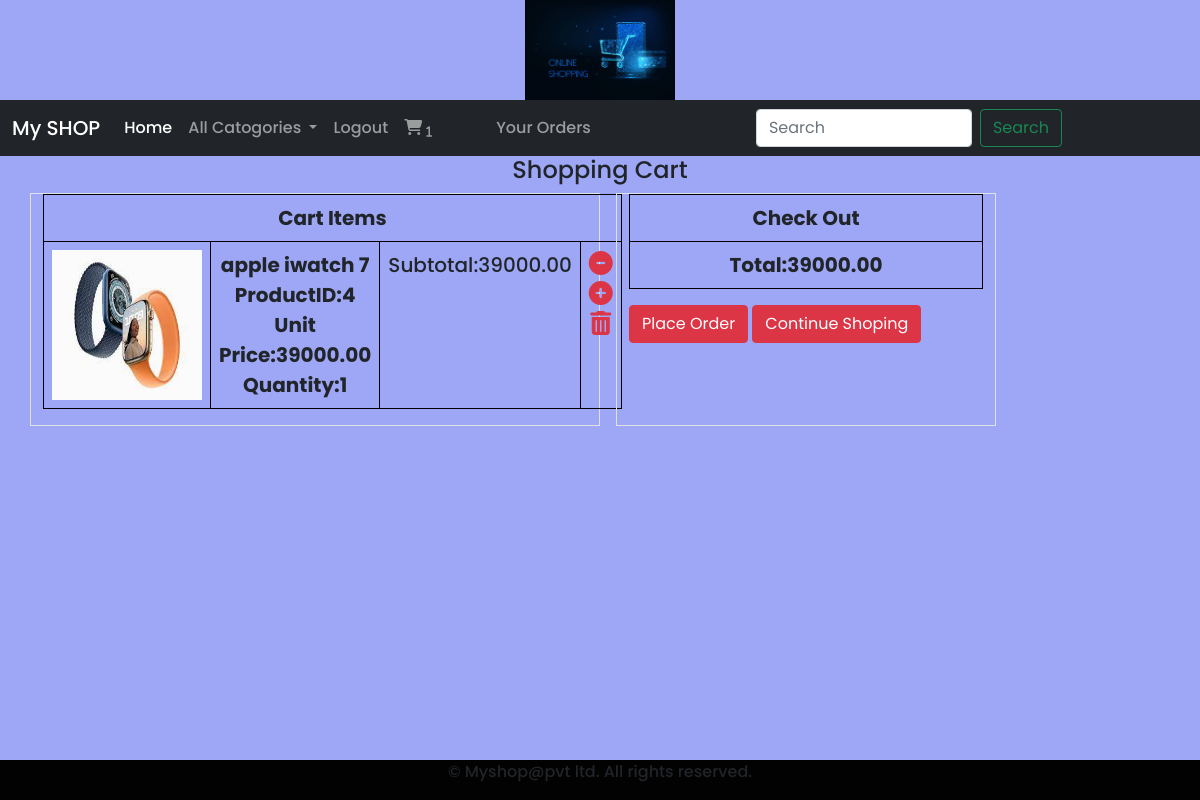
/cart/cartview (signed in), run on the app's committed database.
### cart/models.py (models this page shows, shortened)
class Cart(models.Model):
    product=models.ForeignKey(Product,on_delete=models.CASCADE)
    quantity=models.IntegerField()
    user=models.ForeignKey(User,on_delete=models.CASCADE)
    date_added=models.DateTimeField(auto_now_add=True)
    def subtotal(self):
        return self.quantity*self.product.price

### shop/models.py (models this page shows, shortened)
class Product(models.Model):
    name=models.CharField(max_length=20)
    desc=models.TextField()
    image=models.ImageField(upload_to="images/product",null=True,blank=True)
    price=models.DecimalField(max_digits=10,decimal_places=2)
    category=models.ForeignKey(Category,on_delete=models.CASCADE)
    stock=models.IntegerField()
    available=models.BooleanField(default=True)
    created=models.DateTimeField(auto_now_add=True)
    updated=models.DateTimeField(auto_now=True)

### cart/views.py (the view)
# urls.py: path('cartview',views.cartview,name="cartview"),
@login_required
def cartview(request):
    u=request.user
    cart=Cart.objects.filter(user=u)
    total=0
    for i in cart:
        total+=i.quantity*i.product.price
    return render(request,'cartview.html',{'c':cart,'total':total})

### cart/context_processors.py (called while the page is built)
def total(request):
    item_count=0
    if request.user:
        u=request.user
    try:
        cart=Cart.objects.filter(user=u)
        for i in cart:
            item_count+=i.quantity
    except:
        item_count=0
    return{'count':item_count}

### shop/context_processors.py (called while the page is built)
def menu_links(request):
    c=Category.objects.all()
    return {'links':c}

### templates/cartview.html
<!DOCTYPE html>
{% extends 'base.html' %}
{% load static %}
{% block content %}
<div class="container" style="margin-bottom:100px;">
    <div class="row">
        <h4 class="text-center">Shopping Cart</h4>
        <div class="col-6 border border-1">
           <table class="table table-bordered text-center fs-5" style="border-color: black;">
                <tr>
                    <th colspan="5"> Cart Items</th>
                </tr>
                {% for i in c %}
                <tr>
                    <td><img src="{{i.product.image.url}}" height="150px" width="150px"></td>
                    <td><b>{{i.product.name}}</b><br>
                    <b>ProductID:{{i.product.id}}</b><br>
                    <b> Unit Price:{{i.product.price}}</b><br>
                    <b>Quantity:{{i.quantity}}</b><br>
                    </td>
                    <td>Subtotal:{{i.subtotal}}</td>
                    <td>
                        {% if i.product.stock > 0 %}
                        <a href="{% url 'cart:cart_remove' i.product.name %}"><i class="fa-solid fa-circle-minus text-danger fs-4"></i></a>
                        <a href="{% url 'cart:addtocart' i.product.name %}"><i class="fa-solid fa-circle-plus text-danger fs-4"></i></a>
                        <a href="{% url 'cart:full_remove' i.product.name %}"><i class="fa-solid fa-trash-can text-danger fs-4"></i></a>
                        {% else %}
                        <a href="{% url 'cart:cart_remove' i.product.name %}"><i class="fa-solid fa-circle-minus text-danger fs-4"></i></a>
                        <a href="{% url 'cart:full_remove' i.product.name %}"><i class="fa-solid fa-trash-can text-danger fs-4"></i></a>
                    {% endif %}</td>
                </tr>
                {% endfor %}
            </table>
    </div>
<div class="col-4 border border-1  ms-3">
    <table class="table table-bordered text-center fs-5" style="border-color: black;">
    <tr>
        <th colspan ="5">Check Out</th>
    </tr>
        <tr>
            <th>Total:{{total}}</th>
        </tr>
</table>
    <a href="{% url 'cart:orderform' %}" class="btn btn-danger">Place Order</a>
    <a href="{% url 'shop:allcategories' %}" class="btn btn-danger" >Continue Shoping</a>
</div>
    </div>
    {% endblock %}

### static/css/style.css (style rules this page uses)
body { font-family: "Poppins", sans-serif; font-weight: 500; font-style: normal; background-color:#2e3a61; }

### templates/base.html (style rules this page uses)
body { font-family: "Poppins", sans-serif; font-weight: 500; font-style: normal; background-color:#9da7f5; }

### data on the page
Cart: product.image (picture), product.name "apple iwatch 7", product.id "4", product.price "39000.00", quantity "1", subtotal "39000.00"

### other printed values
{{ count }} "1"
{{ total }} "39000.00"
